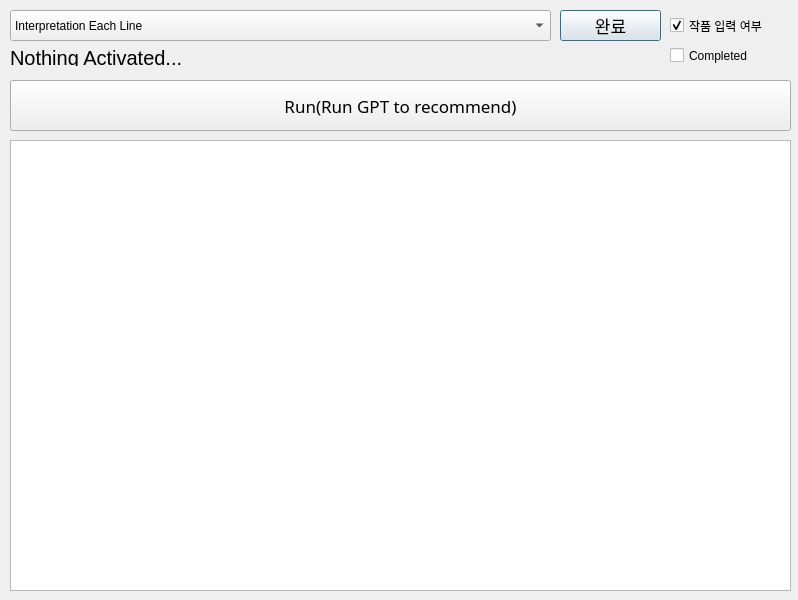
<?xml version="1.0" encoding="UTF-8"?>
<ui version="4.0">
 <class>Dialog</class>
 <widget class="QDialog" name="Dialog">
  <property name="geometry">
   <rect>
    <x>0</x>
    <y>0</y>
    <width>798</width>
    <height>600</height>
   </rect>
  </property>
  <property name="windowTitle">
   <string>Dialog</string>
  </property>
  <widget class="QComboBox" name="comboBox">
   <property name="geometry">
    <rect>
     <x>10</x>
     <y>10</y>
     <width>541</width>
     <height>31</height>
    </rect>
   </property>
   <item>
    <property name="text">
     <string>Interpretation Each Line</string>
    </property>
   </item>
   <item>
    <property name="text">
     <string>Input Work's Info</string>
    </property>
   </item>
   <item>
    <property name="text">
     <string>Generate Work's Background Image</string>
    </property>
   </item>
   <item>
    <property name="text">
     <string>Similar Poem Recommendation</string>
    </property>
   </item>
   <item>
    <property name="text">
     <string>Interpretation whole work</string>
    </property>
   </item>
   <item>
    <property name="text">
     <string>Interpretation Work's author</string>
    </property>
   </item>
  </widget>
  <widget class="QPushButton" name="pushButton_2">
   <property name="geometry">
    <rect>
     <x>560</x>
     <y>10</y>
     <width>101</width>
     <height>31</height>
    </rect>
   </property>
   <property name="font">
    <font>
     <family>맑은 고딕</family>
     <pointsize>13</pointsize>
    </font>
   </property>
   <property name="text">
    <string>완료</string>
   </property>
  </widget>
  <widget class="QCheckBox" name="checkBox">
   <property name="enabled">
    <bool>true</bool>
   </property>
   <property name="geometry">
    <rect>
     <x>670</x>
     <y>10</y>
     <width>101</width>
     <height>31</height>
    </rect>
   </property>
   <property name="text">
    <string>작품 입력 여부</string>
   </property>
   <property name="checkable">
    <bool>true</bool>
   </property>
   <property name="checked">
    <bool>true</bool>
   </property>
   <property name="tristate">
    <bool>true</bool>
   </property>
  </widget>
  <widget class="QCheckBox" name="checkBox_2">
   <property name="enabled">
    <bool>true</bool>
   </property>
   <property name="geometry">
    <rect>
     <x>670</x>
     <y>40</y>
     <width>101</width>
     <height>31</height>
    </rect>
   </property>
   <property name="text">
    <string>Completed</string>
   </property>
   <property name="checkable">
    <bool>false</bool>
   </property>
   <property name="checked">
    <bool>false</bool>
   </property>
   <property name="tristate">
    <bool>true</bool>
   </property>
  </widget>
  <widget class="QLabel" name="label">
   <property name="geometry">
    <rect>
     <x>10</x>
     <y>50</y>
     <width>381</width>
     <height>16</height>
    </rect>
   </property>
   <property name="font">
    <font>
     <pointsize>15</pointsize>
    </font>
   </property>
   <property name="text">
    <string>Nothing Activated...</string>
   </property>
  </widget>
  <widget class="QTextBrowser" name="textBrowser">
   <property name="geometry">
    <rect>
     <x>10</x>
     <y>140</y>
     <width>781</width>
     <height>451</height>
    </rect>
   </property>
  </widget>
  <widget class="QPushButton" name="pushButton">
   <property name="geometry">
    <rect>
     <x>10</x>
     <y>80</y>
     <width>781</width>
     <height>51</height>
    </rect>
   </property>
   <property name="font">
    <font>
     <family>맑은 고딕</family>
     <pointsize>13</pointsize>
    </font>
   </property>
   <property name="text">
    <string>Run(Run GPT to recommend)</string>
   </property>
  </widget>
 </widget>
 <resources/>
 <connections/>
</ui>
